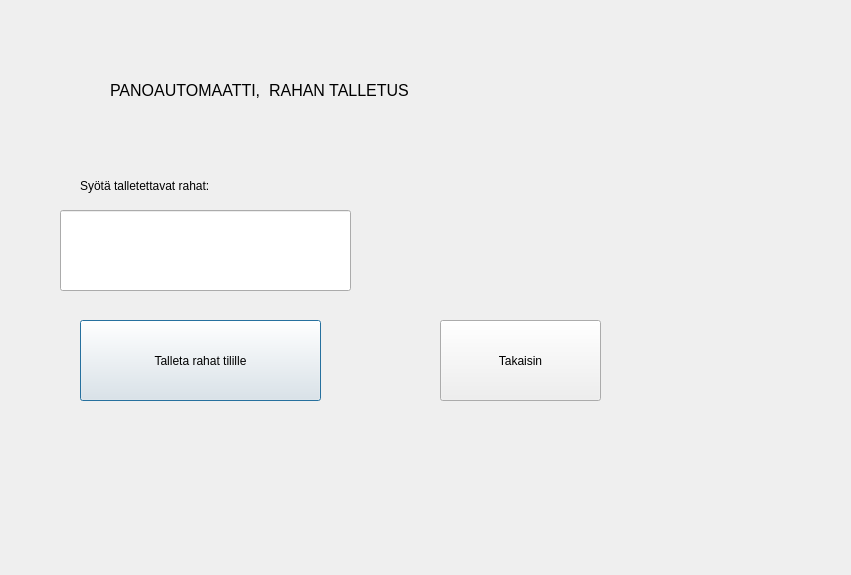
<?xml version="1.0" encoding="UTF-8"?>
<ui version="4.0">
 <class>talletaRahaa</class>
 <widget class="QDialog" name="talletaRahaa">
  <property name="geometry">
   <rect>
    <x>0</x>
    <y>0</y>
    <width>851</width>
    <height>575</height>
   </rect>
  </property>
  <property name="windowTitle">
   <string>Dialog</string>
  </property>
  <widget class="QLabel" name="Otsikko">
   <property name="geometry">
    <rect>
     <x>110</x>
     <y>40</y>
     <width>841</width>
     <height>101</height>
    </rect>
   </property>
   <property name="font">
    <font>
     <pointsize>12</pointsize>
    </font>
   </property>
   <property name="text">
    <string>PANOAUTOMAATTI,  RAHAN TALLETUS</string>
   </property>
  </widget>
  <widget class="QLineEdit" name="lineEditRahat">
   <property name="geometry">
    <rect>
     <x>60</x>
     <y>210</y>
     <width>291</width>
     <height>81</height>
    </rect>
   </property>
   <property name="font">
    <font>
     <pointsize>12</pointsize>
    </font>
   </property>
   <property name="styleSheet">
    <string notr="true"/>
   </property>
   <property name="alignment">
    <set>Qt::AlignCenter</set>
   </property>
  </widget>
  <widget class="QLabel" name="labelSyotaRahat">
   <property name="geometry">
    <rect>
     <x>80</x>
     <y>170</y>
     <width>291</width>
     <height>31</height>
    </rect>
   </property>
   <property name="text">
    <string>Syötä talletettavat rahat:</string>
   </property>
  </widget>
  <widget class="QPushButton" name="btnTalleta">
   <property name="geometry">
    <rect>
     <x>80</x>
     <y>320</y>
     <width>241</width>
     <height>81</height>
    </rect>
   </property>
   <property name="text">
    <string>Talleta rahat tilille</string>
   </property>
  </widget>
  <widget class="QLabel" name="labelIlmoitukset">
   <property name="geometry">
    <rect>
     <x>390</x>
     <y>210</y>
     <width>441</width>
     <height>91</height>
    </rect>
   </property>
   <property name="text">
    <string/>
   </property>
   <property name="alignment">
    <set>Qt::AlignLeading|Qt::AlignLeft|Qt::AlignTop</set>
   </property>
  </widget>
  <widget class="QPushButton" name="btnTakaisin">
   <property name="geometry">
    <rect>
     <x>440</x>
     <y>320</y>
     <width>161</width>
     <height>81</height>
    </rect>
   </property>
   <property name="text">
    <string>Takaisin</string>
   </property>
  </widget>
 </widget>
 <resources/>
 <connections/>
</ui>
